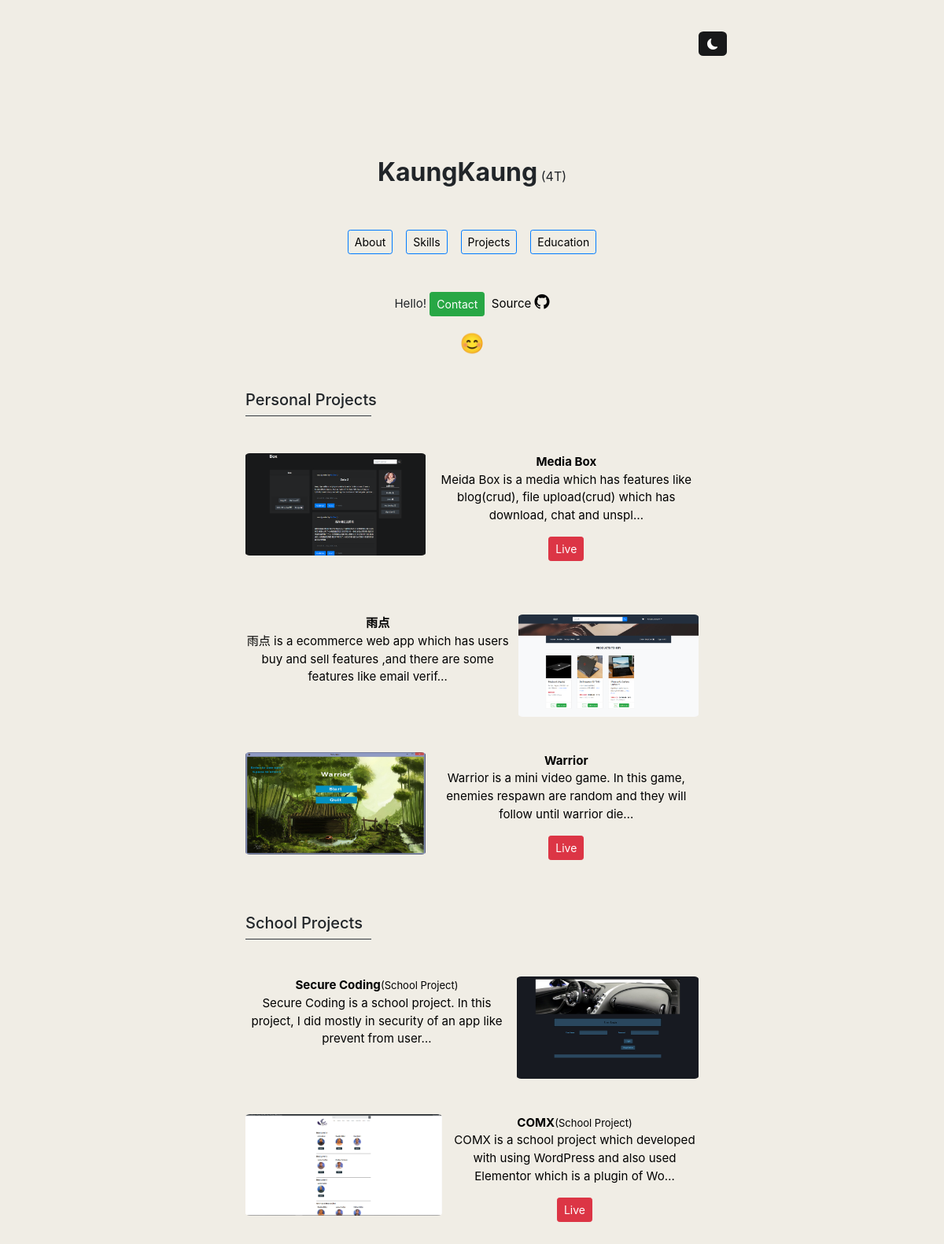
Page /project on the earlier database version.
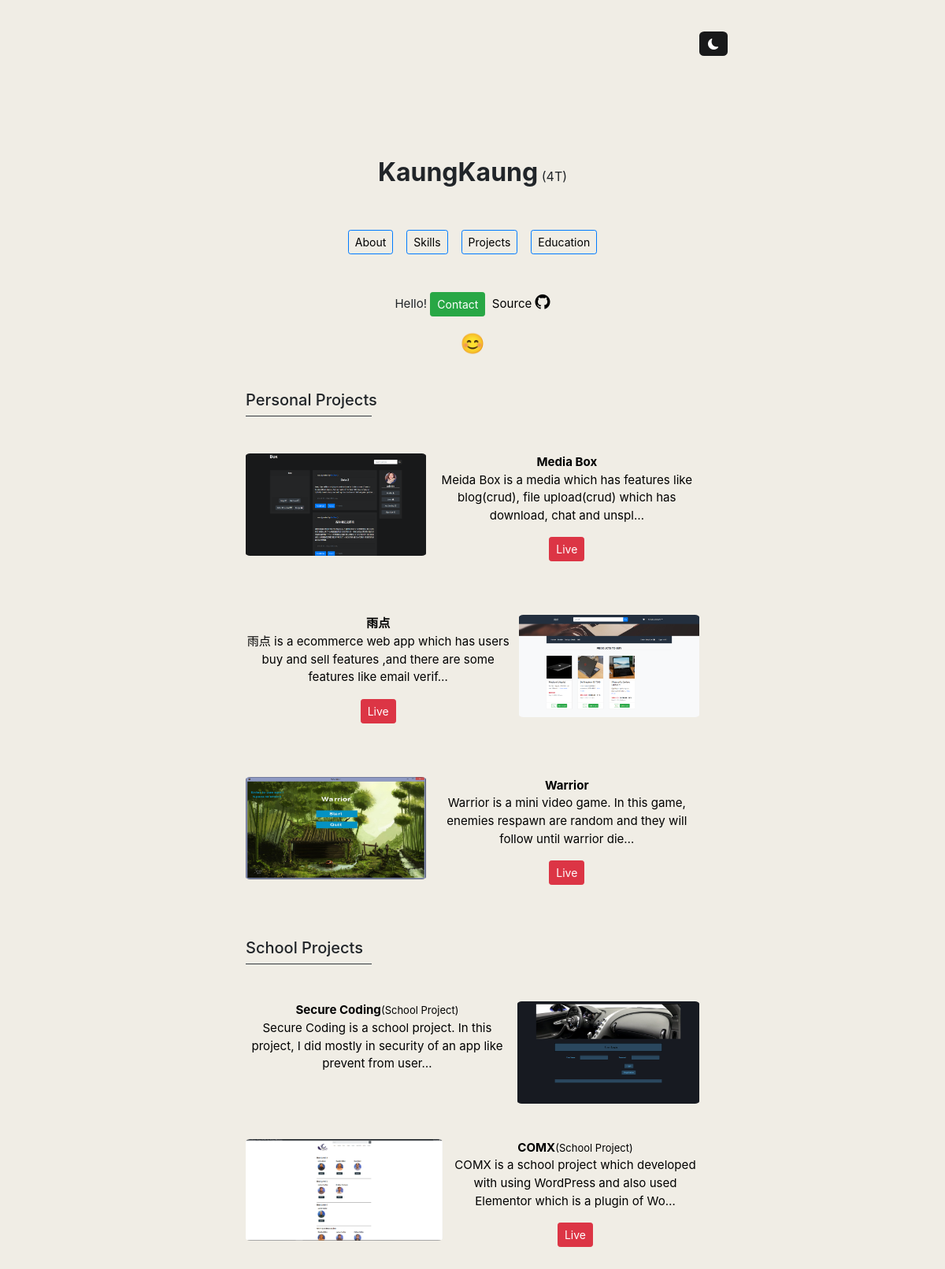
Same page on the later database version.
### display/models.py (models this page shows)
class Project(models.Model):
    title = models.CharField(max_length=225)
    image = models.ImageField(upload_to='project_image')
    uses = models.CharField(max_length=255)
    description = models.TextField()
    schoolp = models.CharField(max_length=255, blank=True, null=True)
    url = models.URLField(max_length=255, blank=True, null=True)
    source_code = models.URLField(max_length=255, blank=True, null=True)
    image2 = models.ImageField(upload_to='project_image', null=True, blank=True)
    image3 = models.ImageField(upload_to='project_image', null=True, blank=True)
    image4 = models.ImageField(upload_to='project_image', null=True, blank=True)

### display/views.py (the view)
def project(request):
    p = Project.objects.all()
    s = SchoolProject.objects.all()
    return render(request, "project.html",
                  {"project":p, "school":s})

### template/project.html (shortened to what this page needs)
{% extends 'main.html' %}
{% block content %}
{% include 'chain.html' %}
{% load static %}
<link rel="stylesheet" href="{% static 'style.css' %}">
{% include 'profile.html' %}
<div style="height:40px;"></div>
<body>
<div class="context" style="width:48%;">
    <div class="about" style="margin:auto;max-width:590px;">
        <h5>Personal Projects</h5>
            <legend class="border-bottom border-dark mb-3" style="width:160px;"></legend>
        <br><br>
                        {% for projects in project %}
        {% if projects.title == 'Secure Coding' %}
                             <h5>School Projects</h5>
            <legend class="border-bottom border-dark mb-3" style="width:160px;"></legend>
            <br><br>
                        {% endif %}
        <div class="animation" style="margin:auto;min-width:229px;font-size:15.1px;">
                     {% if projects.title == '雨点' or projects.title == 'Secure Coding' %}
            <a href="{% url 'project2' projects.id %}">
                <img class="project_image2" src="{{ projects.image.url }}" alt="" style=""></a>
            <div style="">
                    <center>
            <a href="{% url 'project2' projects.id %}" style="text-decoration:none;">
                {% if projects.title == 'Secure Coding' %}
            <b>{{ projects.title }}</b><span style="font-size:13px;">{{ projects.schoolp }}</span>
                            {% else %}
                <b>{{ projects.title }}</b>
                {% endif %}
                    <p>{{ projects.description|truncatechars:110 }}</p>
            </a>
                        {% if projects.title == '雨点' or projects.title == 'Secure Coding' %}
                        {% if projects.url %}
                    <a class="btn btn-danger btn-sm" href="{{ projects.url }}" target="_blank">Live</a>
                        {% endif %}
                            {% endif %}
                    </center>
                    </div>
                            {% else %}
            <a href="{% url 'project2' projects.id %}" >
                <img class="project_image1" src="{{ projects.image.url }}" alt="" style=""></a>
            <div style="">
                    <center>
                <a href="{% url 'project2' projects.id %}" style="text-decoration:none;">
            {% if projects.title == 'COMX' %}
            <b>{{ projects.title }}</b><span style="font-size:13px;">{{ projects.schoolp }}</span>
                            {% else %}
                <b>{{ projects.title }}</b>
                {% endif %}
                    <p>{{ projects.description|truncatechars:110 }}</p></a>
                            {% if projects.url %}
                    <a class="btn btn-danger btn-sm" href="{{ projects.url }}" target="_blank">Live</a>
                            {% endif %}
                    </center>
                    </div>
                    {% endif %}
                    <br><br><br>
            </div>
                {% endfor %}
    </div>
</div>
</body>
{% endblock %}

### template/main.html (shortened to what this page needs)
<!doctype html>
<html lang="en">
  <head>
    <link href="https://cdn.jsdelivr.net/npm/bootstrap@5.2.0-beta1/dist/css/bootstrap.min.css" rel="stylesheet">
  </head>
  <body>
        {% block content %}
        {% endblock %}
  </body>
</html>

### template/chain.html (shortened to what this page needs)
<link href="https://cdn.jsdelivr.net/npm/bootstrap@5.2.0-beta1/dist/css/bootstrap.min.css" rel="stylesheet">
<link rel="stylesheet" href="https://cdn.jsdelivr.net/npm/bootstrap@4.0.0/dist/css/bootstrap.min.css">

### template/profile.html (shortened to what this page needs)
{% extends 'main.html' %}
{% block content %}
{% include 'chain.html' %}
{% load static %}
<link rel="stylesheet" href="{% static 'style.css' %}">
<header style="width:54%;min-width:435px;margin:auto;position:sticky;z-index:100;top:0;">
    <button  class="bt btn-sm" onclick="darkmode()" style="float:right;position:relative;top:40px;">
                <span id="something"><i class="bi bi-moon-fill"></i></span>
    </button>
</header>
<div class="header2" style="height:200px;width:54%;min-width:430px;margin:auto;"></div>
<div>
<div class="context" style="width:auto;min-width:320px;">
<center>
        <h2 style="display:inline;font-family:;"><b>KaungKaung</b></h2>
    <label>(4T)</label>
    <br><br><br>
                        <ul class="nav justify-content-center" style="font-size:15.1px;">
                  <li class="nav-item">
                    <a class="animation2 na btn btn-sm btn-outline-primary " aria-current="page" href="/">About</a>
                  </li>&nbsp; &nbsp;&nbsp;
                  <li class="nav-item">
                    <a class="animation2 na btn btn-sm  btn-outline-primary " href="/skill">Skills</a>
                  </li>&nbsp; &nbsp;&nbsp;
                  <li class="nav-item">
                    <a class="animation2 na btn btn-sm  btn-outline-primary " href="/project">Projects</a>
                  </li>&nbsp; &nbsp;&nbsp;
                  <li class="nav-item">
                    <a class="animation2 na btn btn-sm  btn-outline-primary " href="/education">Education</a>
                  </li>
                </ul>
                    <br><br>
                    <p style="font-size:15.1px;">Hello! <a class="btn btn-sm btn-success" href="/#contact">Contact</a>
                        &nbsp;<a href="">Source <i class="bi bi-github" style="font-size: 19px;"></i></a>
                    </p>
                    <span class="animation3" style="font-size: 25px;">😊</span>
</center>
</div>
</div>
{% endblock %}

### static/style.css (style rules this page uses)
.context { margin: auto; width: 70%; }
.bt { color:white; background-color:#18191a; border-radius: 17%; transition: 0.3s; border: none; padding: 5px 11px; }
.na { color:black; }
body { background-color:#F0EDE5; margin: 0px auto; font-family:; }
.project_image1 { border-radius: 2.4%; float:left; max-width:250px; max-height:130px; margin-bottom:10px; object-fit:cover; margin-right:11px; transition: .3s ease-in-out; }
.project_image2 { border-radius: 2.4%; float:right; max-width:250px; max-height:130px; margin-bottom:10px; object-fit:cover; margin-left:11px; transition: .3s ease-in-out; }
a { color:black; text-decoration:none; }
img { transition: .3s ease-in-out; }
.about { animation: transition 1.00s; }
.animation { transition: .3s; }
.animation2 { transition: .3s; }
.animation3 { animation-name: ; animation-direction: alternate; animation-name: slidein; animation-duration: 1s; animation-iteration-count: infinite; }
html { scroll-behavior: smooth; }

Differences in the rows shown:
changed Project "雨点": now shows "Live"
